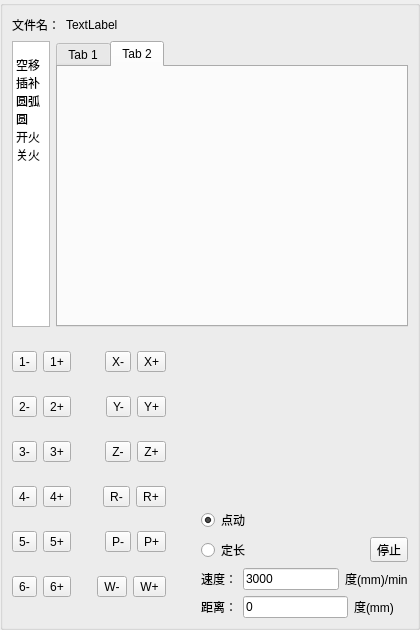
<?xml version="1.0" encoding="UTF-8"?>
<ui version="4.0">
 <class>TeachDlg</class>
 <widget class="QWidget" name="TeachDlg">
  <property name="geometry">
   <rect>
    <x>0</x>
    <y>0</y>
    <width>420</width>
    <height>630</height>
   </rect>
  </property>
  <property name="maximumSize">
   <size>
    <width>420</width>
    <height>16777215</height>
   </size>
  </property>
  <property name="windowTitle">
   <string>虚拟示教器</string>
  </property>
  <property name="windowIcon">
   <iconset>
    <normaloff>:/images/teachShow.png</normaloff>:/images/teachShow.png</iconset>
  </property>
  <layout class="QVBoxLayout" name="verticalLayout_8">
   <property name="leftMargin">
    <number>0</number>
   </property>
   <property name="topMargin">
    <number>0</number>
   </property>
   <property name="rightMargin">
    <number>0</number>
   </property>
   <property name="bottomMargin">
    <number>0</number>
   </property>
   <item>
    <widget class="QGroupBox" name="groupBox">
     <property name="title">
      <string/>
     </property>
     <layout class="QVBoxLayout" name="verticalLayout_7">
      <item>
       <layout class="QHBoxLayout" name="horizontalLayout_2">
        <item>
         <widget class="QLabel" name="label_4">
          <property name="text">
           <string>文件名：</string>
          </property>
         </widget>
        </item>
        <item>
         <widget class="QLabel" name="fileName_label">
          <property name="text">
           <string>TextLabel</string>
          </property>
         </widget>
        </item>
        <item>
         <spacer name="horizontalSpacer">
          <property name="orientation">
           <enum>Qt::Horizontal</enum>
          </property>
          <property name="sizeHint" stdset="0">
           <size>
            <width>40</width>
            <height>20</height>
           </size>
          </property>
         </spacer>
        </item>
       </layout>
      </item>
      <item>
       <layout class="QHBoxLayout" name="horizontalLayout">
        <item>
         <widget class="QListWidget" name="order_listWidget">
          <property name="maximumSize">
           <size>
            <width>38</width>
            <height>16777215</height>
           </size>
          </property>
          <property name="styleSheet">
           <string notr="true">background:rgba(240,240,240,255);color:#000000;border:0px solid gray;padding:0px;
item{width:94px;height:38px;border:0px solid gray;padding-left:24px;}
item:selected:active{background:#FFFFFF;color:#19649F;border-width:-1;}
item:selected{background:#FFFFFF;color:#19649F;}</string>
          </property>
          <item>
           <property name="text">
            <string/>
           </property>
          </item>
          <item>
           <property name="text">
            <string>空移</string>
           </property>
          </item>
          <item>
           <property name="text">
            <string>插补</string>
           </property>
          </item>
          <item>
           <property name="text">
            <string>圆弧</string>
           </property>
          </item>
          <item>
           <property name="text">
            <string>圆</string>
           </property>
          </item>
          <item>
           <property name="text">
            <string>开火</string>
           </property>
          </item>
          <item>
           <property name="text">
            <string>关火</string>
           </property>
          </item>
         </widget>
        </item>
        <item>
         <widget class="QTabWidget" name="tabWidget">
          <property name="currentIndex">
           <number>1</number>
          </property>
          <widget class="QWidget" name="tab">
           <attribute name="title">
            <string>Tab 1</string>
           </attribute>
          </widget>
          <widget class="QWidget" name="tab_2">
           <attribute name="title">
            <string>Tab 2</string>
           </attribute>
          </widget>
         </widget>
        </item>
       </layout>
      </item>
      <item>
       <layout class="QHBoxLayout" name="horizontalLayout_12">
        <item>
         <layout class="QVBoxLayout" name="verticalLayout_2">
          <item>
           <layout class="QHBoxLayout" name="horizontalLayout_3">
            <item>
             <widget class="QToolButton" name="j1dec_button">
              <property name="text">
               <string>1-</string>
              </property>
             </widget>
            </item>
            <item>
             <widget class="QToolButton" name="j1add_button">
              <property name="text">
               <string>1+</string>
              </property>
             </widget>
            </item>
            <item>
             <spacer name="horizontalSpacer_2">
              <property name="orientation">
               <enum>Qt::Horizontal</enum>
              </property>
              <property name="sizeHint" stdset="0">
               <size>
                <width>28</width>
                <height>20</height>
               </size>
              </property>
             </spacer>
            </item>
            <item>
             <widget class="QToolButton" name="xdec_button">
              <property name="text">
               <string>X-</string>
              </property>
             </widget>
            </item>
            <item>
             <widget class="QToolButton" name="xadd_button">
              <property name="text">
               <string>X+</string>
              </property>
             </widget>
            </item>
           </layout>
          </item>
          <item>
           <layout class="QHBoxLayout" name="horizontalLayout_4">
            <item>
             <widget class="QToolButton" name="j2dec_button">
              <property name="text">
               <string>2-</string>
              </property>
             </widget>
            </item>
            <item>
             <widget class="QToolButton" name="j2add_button">
              <property name="text">
               <string>2+</string>
              </property>
             </widget>
            </item>
            <item>
             <spacer name="horizontalSpacer_3">
              <property name="orientation">
               <enum>Qt::Horizontal</enum>
              </property>
              <property name="sizeHint" stdset="0">
               <size>
                <width>28</width>
                <height>20</height>
               </size>
              </property>
             </spacer>
            </item>
            <item>
             <widget class="QToolButton" name="ydec_button">
              <property name="text">
               <string>Y-</string>
              </property>
             </widget>
            </item>
            <item>
             <widget class="QToolButton" name="yadd_button">
              <property name="text">
               <string>Y+</string>
              </property>
             </widget>
            </item>
           </layout>
          </item>
          <item>
           <layout class="QHBoxLayout" name="horizontalLayout_5">
            <item>
             <widget class="QToolButton" name="j3dec_button">
              <property name="text">
               <string>3-</string>
              </property>
             </widget>
            </item>
            <item>
             <widget class="QToolButton" name="j3add_button">
              <property name="text">
               <string>3+</string>
              </property>
             </widget>
            </item>
            <item>
             <spacer name="horizontalSpacer_13">
              <property name="orientation">
               <enum>Qt::Horizontal</enum>
              </property>
              <property name="sizeHint" stdset="0">
               <size>
                <width>40</width>
                <height>20</height>
               </size>
              </property>
             </spacer>
            </item>
            <item>
             <widget class="QToolButton" name="zdec_button">
              <property name="text">
               <string>Z-</string>
              </property>
             </widget>
            </item>
            <item>
             <widget class="QToolButton" name="zadd_button">
              <property name="text">
               <string>Z+</string>
              </property>
             </widget>
            </item>
           </layout>
          </item>
          <item>
           <layout class="QHBoxLayout" name="horizontalLayout_6">
            <item>
             <widget class="QToolButton" name="j4dec_button">
              <property name="text">
               <string>4-</string>
              </property>
             </widget>
            </item>
            <item>
             <widget class="QToolButton" name="j4add_button">
              <property name="text">
               <string>4+</string>
              </property>
             </widget>
            </item>
            <item>
             <spacer name="horizontalSpacer_5">
              <property name="orientation">
               <enum>Qt::Horizontal</enum>
              </property>
              <property name="sizeHint" stdset="0">
               <size>
                <width>28</width>
                <height>20</height>
               </size>
              </property>
             </spacer>
            </item>
            <item>
             <widget class="QToolButton" name="rdec_button">
              <property name="text">
               <string>R-</string>
              </property>
             </widget>
            </item>
            <item>
             <widget class="QToolButton" name="radd_button">
              <property name="text">
               <string>R+</string>
              </property>
             </widget>
            </item>
           </layout>
          </item>
          <item>
           <layout class="QHBoxLayout" name="horizontalLayout_7">
            <item>
             <widget class="QToolButton" name="j5dec_button">
              <property name="text">
               <string>5-</string>
              </property>
             </widget>
            </item>
            <item>
             <widget class="QToolButton" name="j5add_button">
              <property name="text">
               <string>5+</string>
              </property>
             </widget>
            </item>
            <item>
             <spacer name="horizontalSpacer_6">
              <property name="orientation">
               <enum>Qt::Horizontal</enum>
              </property>
              <property name="sizeHint" stdset="0">
               <size>
                <width>28</width>
                <height>20</height>
               </size>
              </property>
             </spacer>
            </item>
            <item>
             <widget class="QToolButton" name="pdec_button">
              <property name="text">
               <string>P-</string>
              </property>
             </widget>
            </item>
            <item>
             <widget class="QToolButton" name="padd_button">
              <property name="text">
               <string>P+</string>
              </property>
             </widget>
            </item>
           </layout>
          </item>
          <item>
           <layout class="QHBoxLayout" name="horizontalLayout_8">
            <item>
             <widget class="QToolButton" name="j6dec_button">
              <property name="text">
               <string>6-</string>
              </property>
             </widget>
            </item>
            <item>
             <widget class="QToolButton" name="j6add_button">
              <property name="text">
               <string>6+</string>
              </property>
             </widget>
            </item>
            <item>
             <spacer name="horizontalSpacer_7">
              <property name="orientation">
               <enum>Qt::Horizontal</enum>
              </property>
              <property name="sizeHint" stdset="0">
               <size>
                <width>28</width>
                <height>20</height>
               </size>
              </property>
             </spacer>
            </item>
            <item>
             <widget class="QToolButton" name="wdec_button">
              <property name="text">
               <string>W-</string>
              </property>
             </widget>
            </item>
            <item>
             <widget class="QToolButton" name="wadd_button">
              <property name="text">
               <string>W+</string>
              </property>
             </widget>
            </item>
           </layout>
          </item>
         </layout>
        </item>
        <item>
         <spacer name="horizontalSpacer_8">
          <property name="orientation">
           <enum>Qt::Horizontal</enum>
          </property>
          <property name="sizeHint" stdset="0">
           <size>
            <width>40</width>
            <height>20</height>
           </size>
          </property>
         </spacer>
        </item>
        <item>
         <layout class="QVBoxLayout" name="verticalLayout">
          <item>
           <spacer name="verticalSpacer">
            <property name="orientation">
             <enum>Qt::Vertical</enum>
            </property>
            <property name="sizeHint" stdset="0">
             <size>
              <width>20</width>
              <height>40</height>
             </size>
            </property>
           </spacer>
          </item>
          <item>
           <layout class="QVBoxLayout" name="verticalLayout_6">
            <item>
             <layout class="QHBoxLayout" name="horizontalLayout_11">
              <item>
               <layout class="QVBoxLayout" name="verticalLayout_3">
                <item>
                 <spacer name="verticalSpacer_2">
                  <property name="orientation">
                   <enum>Qt::Vertical</enum>
                  </property>
                  <property name="sizeHint" stdset="0">
                   <size>
                    <width>20</width>
                    <height>40</height>
                   </size>
                  </property>
                 </spacer>
                </item>
                <item>
                 <widget class="QRadioButton" name="point_move_radio">
                  <property name="text">
                   <string>点动</string>
                  </property>
                  <property name="checkable">
                   <bool>true</bool>
                  </property>
                  <property name="checked">
                   <bool>true</bool>
                  </property>
                 </widget>
                </item>
                <item>
                 <widget class="QRadioButton" name="fixed_length_move">
                  <property name="text">
                   <string>定长</string>
                  </property>
                  <property name="checkable">
                   <bool>true</bool>
                  </property>
                  <property name="checked">
                   <bool>false</bool>
                  </property>
                 </widget>
                </item>
               </layout>
              </item>
              <item>
               <spacer name="horizontalSpacer_4">
                <property name="orientation">
                 <enum>Qt::Horizontal</enum>
                </property>
                <property name="sizeHint" stdset="0">
                 <size>
                  <width>40</width>
                  <height>20</height>
                 </size>
                </property>
               </spacer>
              </item>
              <item>
               <layout class="QVBoxLayout" name="verticalLayout_5">
                <item>
                 <spacer name="verticalSpacer_3">
                  <property name="orientation">
                   <enum>Qt::Vertical</enum>
                  </property>
                  <property name="sizeHint" stdset="0">
                   <size>
                    <width>20</width>
                    <height>40</height>
                   </size>
                  </property>
                 </spacer>
                </item>
                <item>
                 <widget class="QToolButton" name="toolButton">
                  <property name="text">
                   <string>停止</string>
                  </property>
                 </widget>
                </item>
               </layout>
              </item>
             </layout>
            </item>
            <item>
             <layout class="QVBoxLayout" name="verticalLayout_4">
              <item>
               <layout class="QHBoxLayout" name="horizontalLayout_9">
                <item>
                 <widget class="QLabel" name="label">
                  <property name="text">
                   <string>速度：</string>
                  </property>
                 </widget>
                </item>
                <item>
                 <widget class="QLineEdit" name="speedEdit">
                  <property name="text">
                   <string>3000</string>
                  </property>
                 </widget>
                </item>
                <item>
                 <widget class="QLabel" name="label_2">
                  <property name="text">
                   <string>度(mm)/min</string>
                  </property>
                 </widget>
                </item>
               </layout>
              </item>
              <item>
               <layout class="QHBoxLayout" name="horizontalLayout_10">
                <item>
                 <widget class="QLabel" name="label_3">
                  <property name="text">
                   <string>距离：</string>
                  </property>
                 </widget>
                </item>
                <item>
                 <widget class="QLineEdit" name="distanceEdit">
                  <property name="text">
                   <string>0</string>
                  </property>
                 </widget>
                </item>
                <item>
                 <widget class="QLabel" name="label_6">
                  <property name="text">
                   <string>度(mm)    </string>
                  </property>
                 </widget>
                </item>
               </layout>
              </item>
             </layout>
            </item>
           </layout>
          </item>
         </layout>
        </item>
       </layout>
      </item>
     </layout>
     <zorder></zorder>
    </widget>
   </item>
  </layout>
 </widget>
 <resources/>
 <connections/>
</ui>
